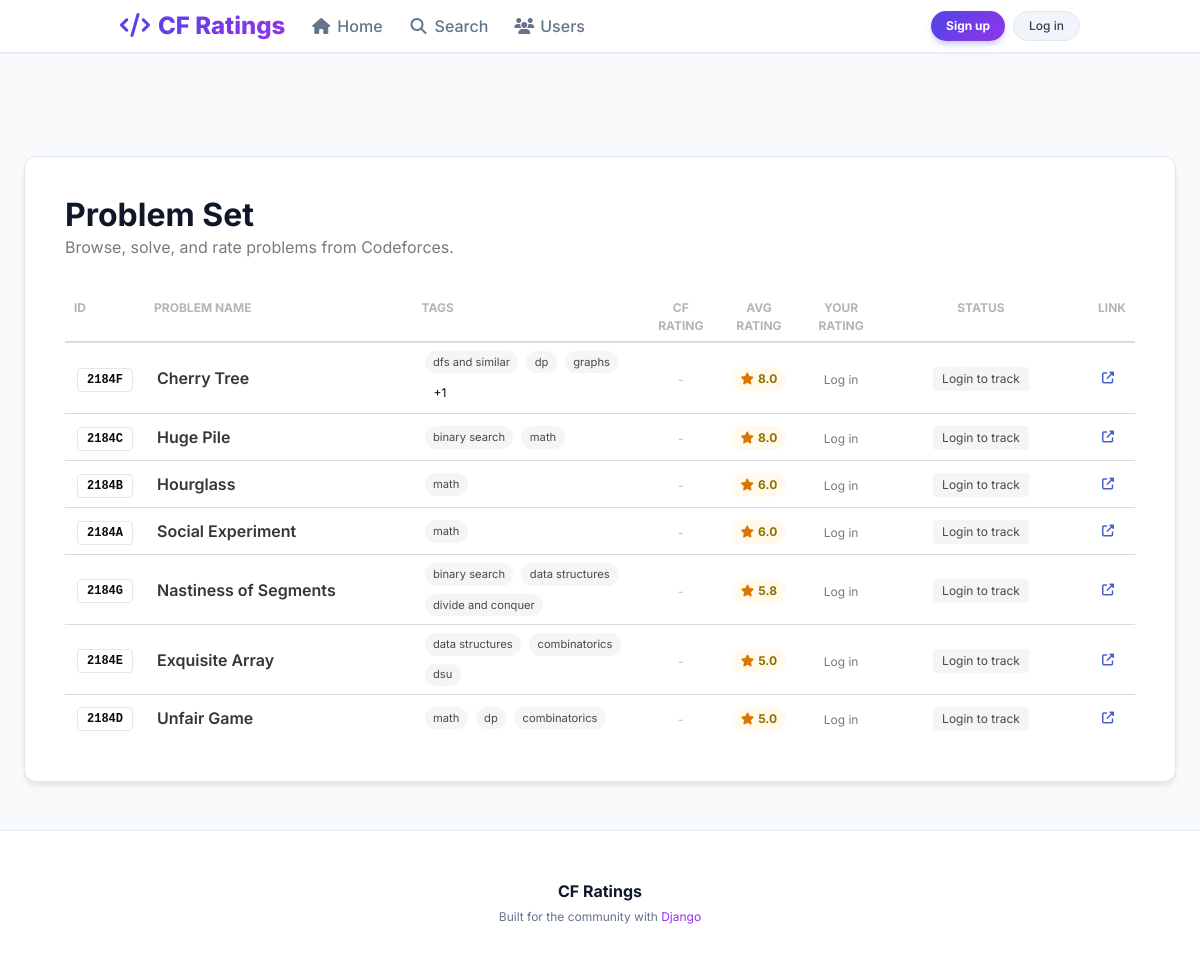
The app's page /, older data.
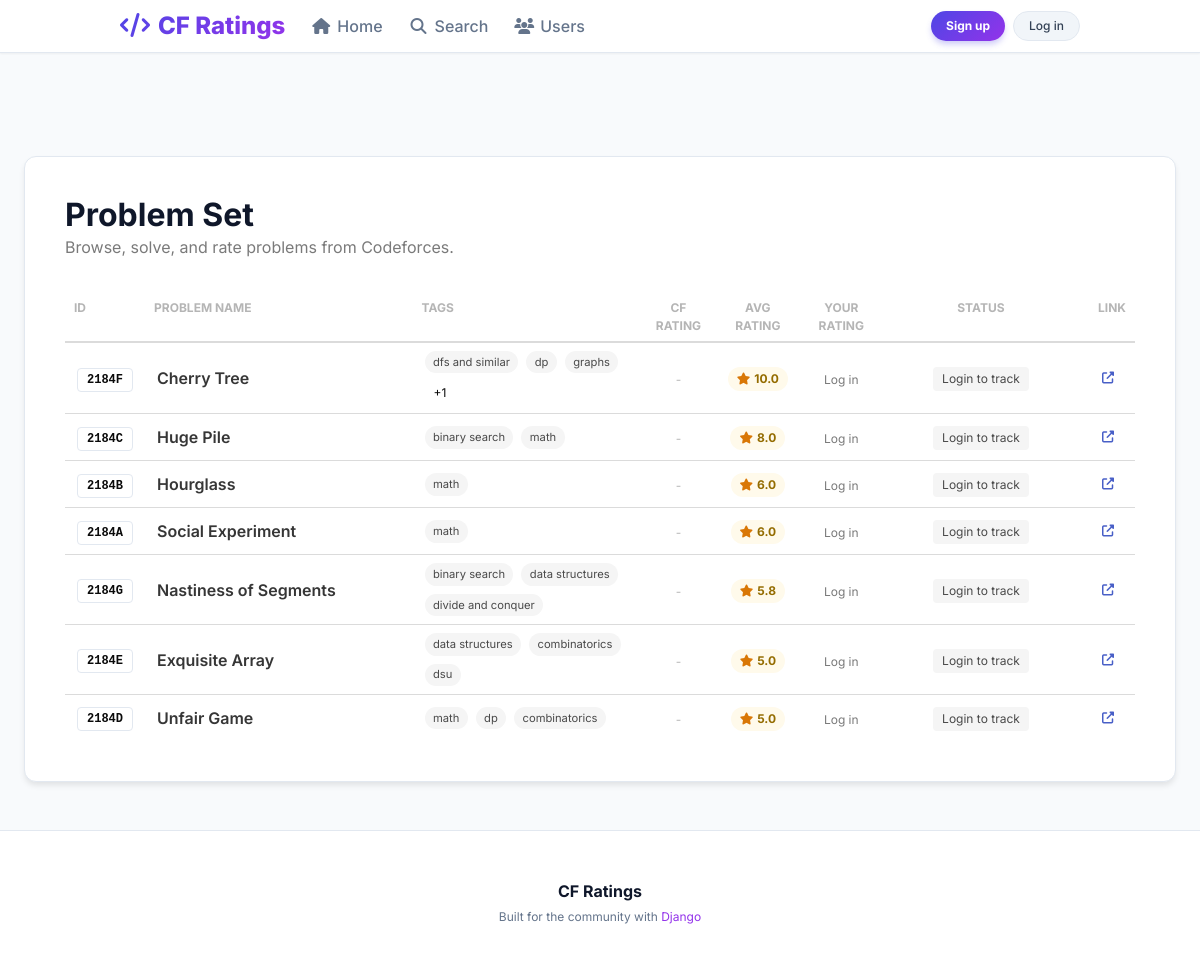
The same page, newer data.
### problems/models.py (models this page shows, shortened)
class Problem(models.Model):
    name = models.CharField(max_length=255)
    problem_id = models.CharField(max_length=20, unique=True)  # e.g., 2184G
    contest_id = models.IntegerField()
    index = models.CharField(max_length=10)
    tags = models.ManyToManyField(Tag, related_name='problems')
    average_rating = models.FloatField(default=0.0)
    codeforces_rating = models.IntegerField(blank=True, null=True)
    codeforces_rating_estimated = models.BooleanField(default=False)
    owner = models.ForeignKey(settings.AUTH_USER_MODEL, on_delete=models.SET_NULL, null=True, related_name='owned_problems')

### problems/views.py (the view)
# urls.py: path('', views.HomeView.as_view(), name='home'),
class HomeView(ListView):
    model = Problem
    template_name = 'home.html'
    context_object_name = 'problems'
    def get_queryset(self):
        return Problem.objects.prefetch_related('tags').order_by('-average_rating').distinct()
    def get_context_data(self, **kwargs):
        context = super().get_context_data(**kwargs)
        context['rating_choices'] = list(range(0, 11))
        problems = list(context.get('problems', []))
        if self.request.user.is_authenticated:
            user_ratings = Rating.objects.filter(user=self.request.user, problem__in=problems)
            rating_map = {r.problem.problem_id: r.value for r in user_ratings}
            user_problems = UserProblem.objects.filter(user=self.request.user, problem__in=problems)
            status_map = {up.problem.problem_id: up.status for up in user_problems}
        else:
            rating_map = {}
            status_map = {}
        for p in problems:
            p.user_rating = rating_map.get(p.problem_id)
            p.user_status = status_map.get(p.problem_id)
        context['problems'] = problems
        return context

### templates/home.html (shortened to what the changed rows need)
{% extends 'base.html' %}
{% block content %}
<div class="columns is-vcentered mb-5">
    <div class="column">
        <h1 class="title is-3 has-text-weight-bold" style="color: #0f172a;">
            Problem Set
        </h1>
    </div>
</div>
<div class="card" style="border: none; box-shadow: none;">
  <div class="card-content p-0">
    <div class="table-container">
      <table class="table is-fullwidth is-hoverable" style="background: transparent;">
        <thead>
          <tr style="border-bottom: 2px solid #f1f5f9;">
            <th class="has-text-grey-light is-size-7 is-uppercase">ID</th>
            <th class="has-text-grey-light is-size-7 is-uppercase" style="width: 25%;">Problem Name</th>
            <th class="has-text-grey-light is-size-7 is-uppercase">Tags</th>
            <th class="has-text-grey-light is-size-7 is-uppercase has-text-centered">CF Rating</th>
            <th class="has-text-grey-light is-size-7 is-uppercase has-text-centered">Avg Rating</th>
            <th class="has-text-grey-light is-size-7 is-uppercase has-text-centered">Your Rating</th>
            <th class="has-text-grey-light is-size-7 is-uppercase has-text-centered" style="width: 200px;">Status</th>
            <th class="has-text-grey-light is-size-7 is-uppercase has-text-right">Link</th>
          </tr>
        </thead>
        <tbody>
          {% for p in problems %}
            <tr style="transition: background-color 0.2s;">
              <td class="is-vcentered">
                <span class="tag is-white has-text-weight-bold" style="border: 1px solid #e2e8f0; font-family: monospace;">
                    {{ p.problem_id }}
                </span>
              </td>
              <td class="is-vcentered">
                <a href="{% url 'problem_detail' p.problem_id %}" class="has-text-weight-semibold has-text-dark" style="text-decoration: none;">
                  {{ p.name }}
                </a>
              </td>
              <td class="is-vcentered">
                <div class="tags">
                  {% for t in p.tags.all|slice:":3" %}
                    <span class="tag is-light is-rounded is-small" style="font-size: 0.7rem;">
                      {{ t.name }}
                    </span>
                  {% empty %}
                    <span class="is-size-7 has-text-grey-light">-</span>
                  {% endfor %}
                  {% if p.tags.all|length > 3 %}
                    <span class="tag is-white is-rounded is-small">+{{ p.tags.all|length|add:"-3" }}</span>
                  {% endif %}
                </div>
              </td>
              <td class="is-vcentered has-text-centered">
                {% if p.codeforces_rating %}
                  <span class="tag is-info is-light is-rounded has-text-weight-semibold">
                    {{ p.codeforces_rating }}{% if p.codeforces_rating_estimated %} <span class="is-size-7 has-text-warning">(est)</span>{% endif %}
                  </span>
                {% else %}
                  <span class="has-text-grey-light is-size-7">-</span>
                {% endif %}
              </td>
              <td class="is-vcentered has-text-centered">
                {% if p.average_rating > 0 %}
                  <span class="tag is-warning is-light is-rounded has-text-weight-bold">
                    <i class="fas fa-star mr-1" style="color: #d97706;"></i> {{ p.average_rating|floatformat:1 }}
                  </span>
                {% else %}
                  <span class="has-text-grey-light is-size-7">-</span>
                {% endif %}
              </td>
              <td class="is-vcentered">
                {% if user.is_authenticated %}
                  <form method="post" action="{% url 'rate_problem' p.problem_id %}" class="is-flex is-justify-content-center">
                    {% csrf_token %}
                    <input type="hidden" name="next" value="{{ request.path }}">
                    <div class="field has-addons">
                      <div class="control">
                        <div class="select is-small is-rounded">
                          <select name="value" style="border-color: #e2e8f0;">
                            <option value="0" {% if p.user_rating == 0 %}selected{% endif %}>-</option>
                            {% for val in rating_choices %}
                              {% if val > 0 %}
                                <option value="{{ val }}" {% if p.user_rating == val %}selected{% endif %}>{{ val }}</option>
                              {% endif %}
                            {% endfor %}
                          </select>
                        </div>
                      </div>
                      <div class="control">
                        <button class="button is-small is-primary is-light is-rounded" title="Save Rating">
                          <i class="fas fa-check"></i>
                        </button>
                      </div>
                    </div>
                  </form>
                {% else %}
                  <div class="has-text-centered">
                      <a href="{% url 'login' %}" class="is-size-7 has-text-grey">Log in</a>
                  </div>
                {% endif %}
              </td>
              <td class="is-vcentered has-text-centered">
                {% if user.is_authenticated %}
                  <div class="buttons is-centered are-small">
                    <form method="post" action="{% url 'mark_problem' p.problem_id %}" style="margin-bottom: 0;">
                        {% csrf_token %}
                        <input type="hidden" name="status" value="pending">
                        <input type="hidden" name="next" value="{{ request.path }}">
                        <button class="button {% if p.user_status == 'pending' %}is-warning{% else %}is-light{% endif %} is-rounded">
                            <span class="icon is-small"><i class="fas fa-clock"></i></span>
                            <span>Pending</span>
                        </button>
                    </form>
                    <form method="post" action="{% url 'mark_problem' p.problem_id %}" style="margin-bottom: 0;">
                        {% csrf_token %}
                        <input type="hidden" name="status" value="solved">
                        <input type="hidden" name="next" value="{{ request.path }}">
                        <button class="button {% if p.user_status == 'solved' %}is-success{% else %}is-light{% endif %} is-rounded">
                            <span class="icon is-small"><i class="fas fa-check"></i></span>
                            <span>Solved</span>
                        </button>
                    </form>
                  </div>
                {% else %}
                   <span class="tag is-light">Login to track</span>
                {% endif %}
              </td>
              <td class="is-vcentered has-text-right">
                <a class="button is-small is-ghost"
                   href="https://codeforces.com/problemset/problem/{{ p.contest_id }}/{{ p.index }}"
                   target="_blank" rel="noopener noreferrer">
                  <span class="icon is-small"><i class="fas fa-external-link-alt"></i></span>
                </a>
              </td>
            </tr>
          {% endfor %}
        </tbody>
      </table>
    </div>
  </div>
</div>
{% endblock %}

Row changes from the older to the newer data that the page shows:
changed Problem "Cherry Tree": average_rating "8.0" → "10.0"
